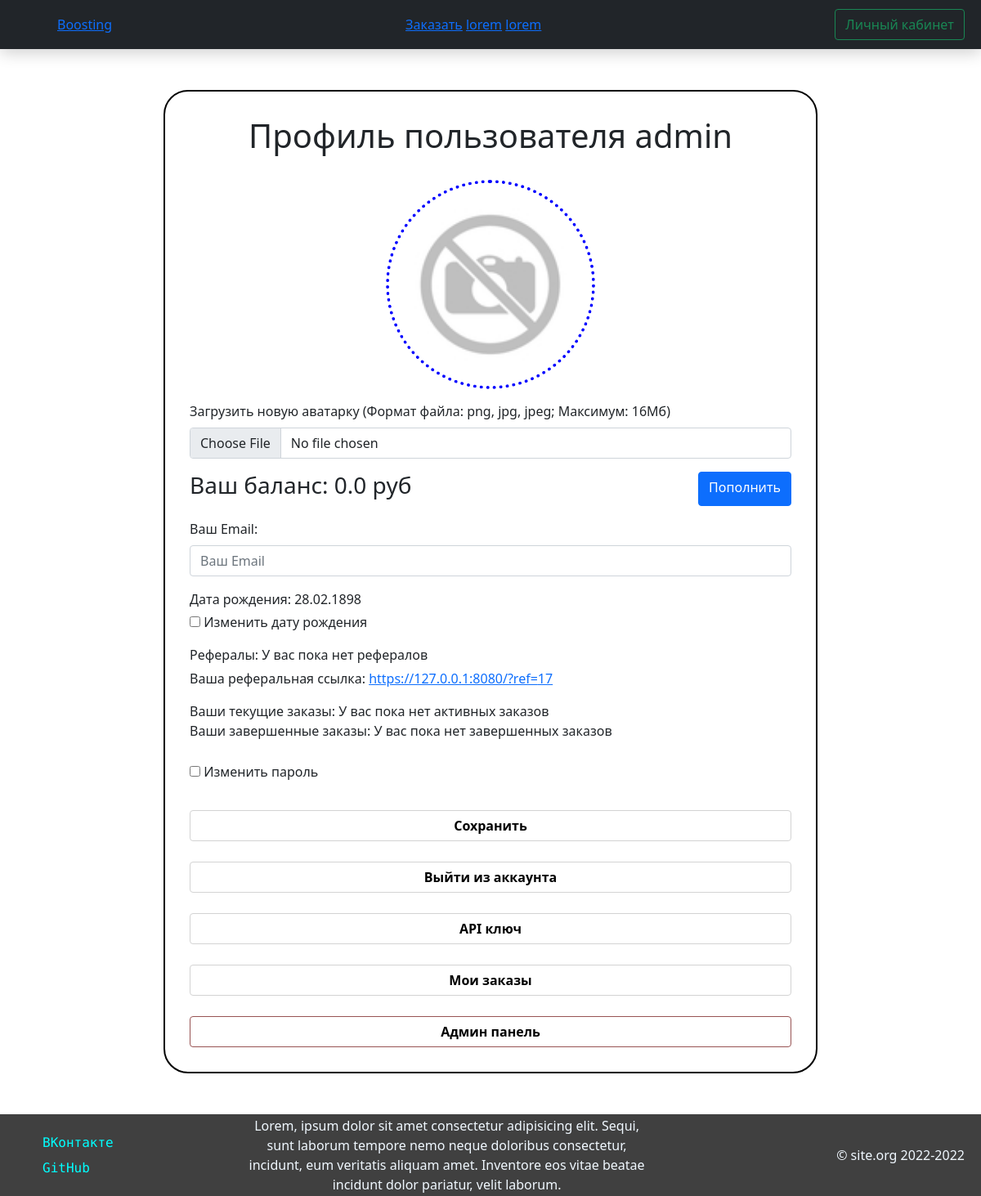
Page /profile (signed in) on the earlier database version.
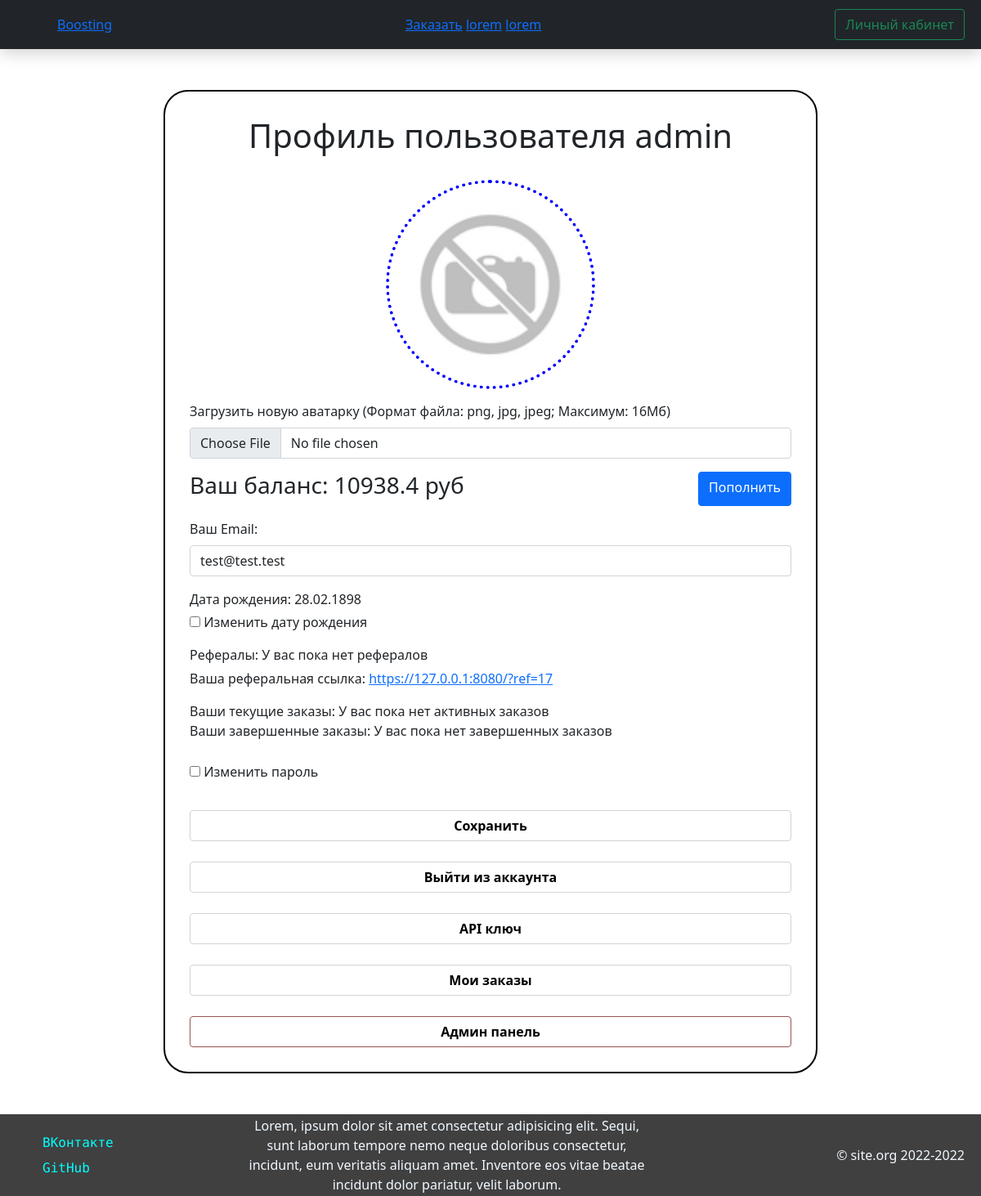
Same page on the later database version.
### Site/models.py (models this page shows)
class User(db.Model, UserMixin, SerializerMixin):
    __tablename__ = 'user'
    id = db.Column(db.Integer, primary_key=True)
    login = db.Column(db.String, nullable=False, unique=True)
    email = db.Column(db.String, default="")
    password = db.Column(db.String, nullable=False)
    day = db.Column(db.Integer, nullable=False)
    month = db.Column(db.Integer, nullable=False)
    year = db.Column(db.Integer, nullable=False)
    parent = db.Column(db.Integer, default=-1)
    balance = db.Column(db.Float, default=0)
    orders_id = db.Column(db.String, default="")
    current_orders = db.Column(db.String, default="")
    admin_status = db.Column(db.Integer, default=0)
    is_banned = db.Column(db.Float, default=False)
    until = db.Column(db.String, default="")

### Site/routes.py (the view, shortened to what this page needs)
@app.route('/profile', methods=["GET", 'POST'])
@login_required
def profile():
    profile_id = request.args.get('user_id')
    superuser = None
    cur_user = get_curr_user()
    if profile_id:
        superuser = cur_user
    if request.method == "POST":
        cur_email = current_user.email
        new_email = request.form.get("email")
        if cur_email != new_email:
            _p1, _p2 = new_email.split("@")
            def check_p1_email(p_test, not_allowed):
                arr_test = [p_test.startswith(i) for i in not_allowed] + [p_test.endswith(i) for i in not_allowed]
                print(arr_test)
                return any(arr_test)
            if check_p1_email(_p1, "./@#_*&") or _p2.count('.') != 1:
                flash('Неправильный формат почты')
            else:
                cur_user.email = new_email
        file = request.files.get('file')
        if file.filename:
            available = ['png', 'jpg', 'jpeg']
            file_res = file.filename.split('.')[-1]
            if file_res not in available:
                flash('Формат файла не поддерживается')
            else:
                img_location = 'Site/static/img/profile_images'
                if not os.path.isdir(img_location):
                    os.mkdir(img_location)
                new_file = f'{img_location}/{secure_filename(f"{current_user.get_id()}.png")}'
                file.save(new_file)
        if request.form.get('show-select'):
            day, month, year = [int(request.form.get(key)) for key in ["Day", "Month", "Year"]]
            if all([day, month, year]) and 1 <= day <= 31 and 1 <= month <= 12 and 1898 <= year <= 2022:
                if day > 29 and month == 2 and year % 4:
                    day = 28
                cur_user.day = day
                cur_user.month = month
                cur_user.year = year
            else:
                flash('Неправильная новая дата рождения')
        if request.form.get('change-password'):
            cur_pass, new_pass, new_pass2 = [request.form.get(f"pass{i}") for i in range(3)]
            print(cur_pass, new_pass, new_pass2)
            if check_password_hash(cur_user.password, cur_pass):
                if cur_pass == new_pass:
                    flash('Пароль не может совпадать с текущим')
                else:
                    cur_user.password = generate_password_hash(new_pass)
                    print('gud')
            else:
                flash('Введенный пароль не совпадает с текущим')
        db.session.commit()
        return redirect(url_for('profile'))
    else:
        p_image = url_for('static', filename=f'img/profile_images/{cur_user.id}.png')
        refs = ', '.join([user.login for user in User.query.filter_by(parent=cur_user.id).all()])
        refs = refs if refs else "У вас пока нет рефералов"
        current_orders = cur_user.current_orders if cur_user.current_orders else "У вас пока нет активных заказов"
        orders_id = cur_user.orders_id if cur_user.orders_id else "У вас пока нет завершенных заказов"
        try:
            birth = date(cur_user.year, cur_user.month, cur_user.day).strftime("%d.%m.%Y")
        except ValueError:
            birth = date(cur_user.year, cur_user.month, cur_user.day - 1).strftime("%d.%m.%Y")
            cur_user.day -= 1
            db.session.commit()
        if not os.path.exists("Site/" + p_image):
            p_image = DEFAULT_PROFILE_IMAGE
        return render_template('profile.html',
                               css=url_for('static', filename="css/profile.css"),
                               nickname=get_user_nick(),
                               user=cur_user,
                               balance=round(cur_user.balance, 2),
                               profile_image=p_image,
                               birth=birth,
                               refs=refs,
                               ref_id=cur_user.id,
                               current_orders=current_orders,
                               completed_orders=orders_id)

### Site/auth.py (called while the page is built)
@login_manager.user_loader
def load_user(user_id):
    return User.query.get(user_id)

### Site/routes.py (called while the page is built)
def get_user_nick():
    try:
        nick = User.query.get(current_user.get_id()).login
    except AttributeError:
        nick = None
    return nick

def get_curr_user():
    return User.query.get(current_user.get_id())

### Site/templates/profile.html (shortened to what this page needs)
{% extends "base.html" %}
{% block head %}
    {{super()}}
    <link rel="stylesheet" href={{css|safe}}>
{% endblock %}
{% block container %}
    <div class="profile-container">
        <h1>Профиль пользователя {{user.login}}</h1>
        <form action="" class="profile" method="post", enctype="multipart/form-data" onsubmit="return validate_profile()">
            <div class="avatar">
                <img src="{{profile_image|safe}}" alt="" class="profile-image">
                <div class="mb-3">
                    <label for="formFile" class="form-label">Загрузить новую аватарку (Формат файла: png, jpg, jpeg; Максимум: 16Мб)</label>
                    <input class="form-control" type="file" id="formFile" name="file">
                </div>
            </div>
            <div class="balance mb-3">
                <h3>Ваш баланс: {{balance}} руб</h3>
                <a href="/topup" class="btn btn-primary" style="margin-left: 10px;">Пополнить</a>
            </div>
            <div class="email mb-3">
                <label for="email-input" class="form-label">Ваш Email:</label>
                <input name="email" type="email" id="email-input" class="form-control" placeholder="Ваш Email" value="{{user.email}}">
            </div>
            <div class="birth">
                <p style="margin-bottom: 0;">Дата рождения: {{birth}}</p>
                <div class="show-select-div mt-1 mb-3" >
                    <input type="checkbox" name="show-select" id="show-select">
                    <label for="show-select" id="show-select">Изменить дату рождения</label>
                </div>
            </div>
            <div class="referals mb-3" style="display: block;">
                <p style="margin-bottom: 0;">Рефералы: {{refs}}</p>
                <p style="margin-top: 5px;">Ваша реферальная ссылка: <a href="/?ref={{ref_id}}">https://127.0.0.1:8080/?ref={{ref_id}}</a></p>
            </div>
            <div class="orders mb-3">
                <div class="current-orders">
                    Ваши текущие заказы: {{current_orders}}
                </div>
                <div class="completed-orders">
                    Ваши завершенные заказы: {{completed_orders}}
                </div>
            </div>
            <div class="change-password">
                <input type="checkbox" name="change-password" id="change-password">
                <label for="change-password">Изменить пароль</label>
            </div>
            <button type="submit" class="submit-button">
                Сохранить
            </button>
        </form>
        <div class="buttons">
            <a href="/logout" class="submit-button a-button">Выйти из аккаунта</a>
            <a href="/apikey" class="submit-button a-button">API ключ</a>
            <a href="/profile/myorders" class="submit-button a-button">Мои заказы</a>
            {% if user.admin_status > 0 %}
            <a href="/admin" class="submit-button a-button" style="border: 1px solid rgb(152, 83, 83);">Админ панель</a>
            {% endif %}
        </div>
    </div>
{% endblock %}

Differences in the rows shown:
changed User "admin": email (not shown) → "test@test.test"
Other differences:
{{ balance }}: "0.0" → "10938.4"
